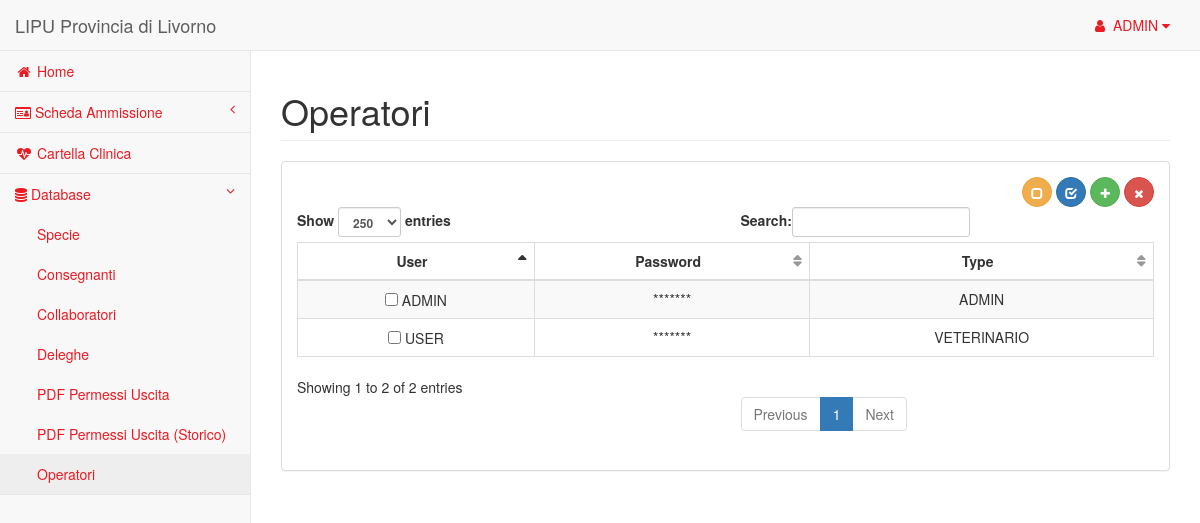
Page /sito/pages/user.php (signed in) on the committed database.
### tables this page shows
CREATE TABLE `user` (
  `user` varchar(20) NOT NULL,
  `password` varchar(255) NOT NULL,
  `is_admin` tinyint(1) NOT NULL
);

### sito/pages/user.php (the view, shortened to what this page needs)
<?php
	require_once "library.php";
	if(isset($_SESSION['DB_lipu']) && $_SESSION['is_admin'])
		$dblipu = $_SESSION['DB_lipu'];
	else
		header("location: login.php");
	$connection = new mysqli($db_path,$db_user,$db_pass,$dblipu);
	if(!$_POST){
	?>
	<div id="page-wrapper">
        <div class="row">
            <div class="col-lg-12">
                <h1 class="page-header">Operatori</h1>
            </div>
        </div>
        <div class="row">
            <div class="col-lg-12">
                <div class="panel panel-default">
                    <div class="panel-body">
                    	<?php if(!$_GET){ ?>
                        <form action="user.php" method="POST" onsubmit="return del();">
	                        <div align="right">
	                        	<a title="Deselect All" onClick="toggle(false);" class="btn btn-warning btn-circle"><i class="glyphicon glyphicon-unchecked"></i></a>
	                        	<a title="Select All" onClick="toggle(true);" class="btn btn-primary btn-circle"><i class="glyphicon glyphicon-check"></i></a>
	                        	<a title="Add New" href="user.php?NEW=1" class="btn btn-success btn-circle"><i class="fa fa-plus"></i></a>
								<button type="submit" value="delete" title="Delete Selected"  name="cmd" class="btn btn-danger btn-circle">
									<i class="fa fa-times"></i>
                            	</button>
                        	</div>
                          	<div class="dataTable_wrapper">
	                            <table class="table table-striped table-bordered table-hover" id="dataTables-example">
	                                <thead>
										<tr>
											<th>User</label></th>
											<th>Password</th>
											<th>Type</th>
										</tr>
									</thead>
									<tbody>
									<?php
										$query = "SELECT * FROM user;";
										$result = querySql($connection,$query);
										if($result!=NULL)
											while($row = $result->fetch_array()){
												echo "<tr>";
												echo "<td><input type=\"checkbox\" onClick=\"unAll()\" name=\"elem[]\" value=\"$row[0]\" id=\"$row[0]\"> $row[0]</td>";
												echo "<td>*******</td>";
												echo "<td>";
												if($row["is_admin"]==1)
													echo "ADMIN";
												else if($row["is_admin"]==0)
													echo "VETERINARIO";
												else
													echo "USER";
												echo "</td>";
										?>
											</tr>
										<?php
										}
										?>
									</tbody>
								</table>
							</div>
						</form>
						<?php } ?>
					</div>
				</div>
			</div>
		</div>
	</div>
<?php
	}
?>

### sito/pages/library.php (style rules this page uses)
th, td { padding: 4px; text-align: center; }

### rows in the picture
user: user "ADMIN", is_admin "ADMIN"
user: user "USER", is_admin "VETERINARIO"

### other values in the picture
$_SESSION['DB_username'] "ADMIN"
